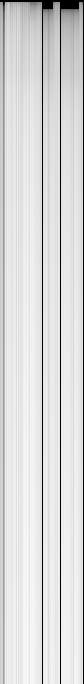
#> input picture tracks/model1.fits, 84 x 684 px, found by its file name; its folder holds only this picture in this run; the run also reads 1 picture not shown here
$ python mock-single.py tracks/model1.fits
#> lines starting #> are read from the running program, lines starting #| are printed output that depends on the picture
### kimf.py
from pylab import *

def kimf(mrange,mtot,slope0,slope1,slope2):
    a0 = 0.3
    a0 = slope0
    a1 = slope1
    a2 = slope2
    if a0==2:
     t0 = log(0.08)-log(0.01)
    if a0!=2:
     t0 = (0.08**(2-a0)-0.01**(2-a0))/(2-a0)
    if a1==2:
     t1 = log(0.5)-log(0.08)
    if a1!=2:
     t1 = (0.5**(2-a1)-0.08**(2-a1))/(2-a1)
    if a2==2:
     t2 = log(120)-log(0.5)
    if a2!=2:
     t2 = (120**(2-a2)-0.5**(2-a2))/(2-a2)
    coe = mtot/(t0+t1*0.08**(a1-a0)+t2*0.08**(a1-a0)*0.5**(a2-a1))
    dm = np.zeros(len(mrange))
    dm[0] = mrange[1]-mrange[0]
    dm[1:] = mrange[1:]-mrange[:-1]
    num = np.zeros((len(mrange)))
#    for i in range(len(mtot)):
    id0 = np.where((mrange<0.08)&(mrange>0.01))
    if len(id0[0])>0:
     num[id0] = coe*mrange[id0]**(-1*a0)*dm[id0]
    id1 = np.where((mrange>=0.08)&(mrange<0.5))
    if len(id1[0])>0:
     num[id1] = coe*0.08**(a1-a0)*mrange[id1]**(-1*a1)*dm[id1]
    id2 = np.where(mrange>=0.5)
    if len(id2[0])>0:
     num[id2] = coe*0.08**(a1-a0)*0.5**(a2-a1)*mrange[id2]**(-1*a2)*dm[id2]
    return num

### mock-single.py
'''
.. moduleauthor:: Jianhui Lian

General purpose:
................

The script to generate a mock catalog of stars for a given GCE model.
'''

from astropy.io import ascii
from pylab import *
from kimf import kimf
import sys
from astropy.io import fits

#read in GCE model track
filename = sys.argv[1]
file = fits.open('tracks/'+filename)
#> file = 3 items
model = file[1].data
abun = file[2].data
feh = abun[:,25]
mgh = abun[:,11]
sih = abun[:,13]
mgfe = mgh-feh
sife = sih-feh
dt = model['t'][1:]-model['t'][:-1]
#> dt = 683 values, max 0.02 at index 401, min 0.02 at index 115, mean 0.02

mass_lft = np.append(np.append(np.arange(180)*0.025+0.5,np.arange(30)*0.5+5),np.arange(21)*5+20)

#mass range of stars to be simulated
#caveat: this range might affect the sampling of stars
mvalid = mass_lft[(mass_lft>=0.5)&(mass_lft<40)]
lft = fits.getdata('yields/lifetime-cube-230313-lowm.fits')/1.e9
zgrid_yields = np.array([1.4e-5,2.e-5,5.e-5,1.e-4,3.e-4,1.e-3,2.e-3,3.e-3,6.e-3,8.e-3,1.e-2,1.4e-2,2.e-2])
zgrid = log10(zgrid_yields/0.014)

#probability distribution as a function of mass and age
pdf_ori = np.zeros((len(mvalid),len(model)))
#> pdf_ori: shape (214, 684) float64; every value is 0
for i in range(len(model)-1):
 numz = kimf(mvalid,10**model['sfr'][i]*dt[i]*1.e9,1.3,1.3,2.3)
 idz_lft = np.argmin(abs(feh[i]-zgrid))
 mlife = lft[:,idz_lft][(mass_lft>=0.5)&(mass_lft<40)]
 idy = (mlife >= (13.7-model['t'][i]))
 if (len(mlife[idy])>0):
  pdf_ori[idy,i] = numz[idy]
#> this loop made 683 passes
#> (coe in kimf, idz_lft) on passes 1 to 3: (0, 0), (70326.4, 0), (197659.8, 0)
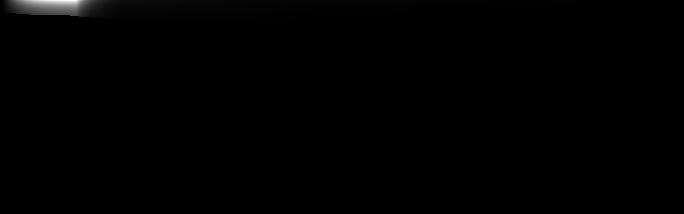
#> pdf_ori: shape (214, 684) float64; min 0, max 506870.8, mean 2264.1; drawn with min black and max white
pdf_ori = pdf_ori/np.sum(pdf_ori)

#probability distribution as a function of evolution time (i.e. age) after considering stellar evolution
pdf_age = np.sum(pdf_ori,axis=0)
pdf_age_norm = pdf_age/np.sum(pdf_age)


mocksz = 5000 #number of stars in the mock catalog

#mock catalog
mock = np.zeros((mocksz,),dtype=[('age',float),('mass',float),('fe/h',float),('mg/fe',float),('si/fe',float)])

#sampling age distribution according to the probability distribution
randices_age = np.random.choice(np.arange(len(model['t'])),mocksz,replace=True,p=pdf_age_norm)

#uncertainties applied to the mock properties
sigma_age = 0.2
sigma_feh = 0.02
sigma_mgfe = 0.03
sigma_sife = 0.03

#age of mock stars
ages = 13.7-model['t'][randices_age]
mock['age'] = ages*10**np.random.normal(0,sigma_age,len(mock))

#resampling stars with age older than the universe to ensure all stars younger than the Universe
idiv = np.where(mock['age']>13.7)
for i in range(len(idiv[0])):
 oldp = exp(-0.5*(log10(13.7-model['t'])-log10(ages[idiv[0]][i]))**2/sigma_age**2)
 oldp = oldp/sum(oldp)
 newage = model['t'][np.random.choice(np.arange(len(model['t'])),1,replace=True,p=oldp)]
 mock['age'][idiv[0][i]] = 13.7-newage[0]

#element abunances of mock stars
model_feh = feh
model_mgfe = mgfe
mock['fe/h'][:] = feh[randices_age]+np.random.normal(0,sigma_feh,len(mock))
mock['mg/fe'][:] = mgfe[randices_age]+np.random.normal(0,sigma_mgfe,len(mock))
mock['si/fe'][:] = sife[randices_age]+np.random.normal(0,sigma_sife,len(mock))

#mass of mock stars
birth_star = 13.7-mock['age']
for i in range(len(model)-1):
 idt = ((birth_star>=model['t'][i])&(birth_star<model['t'][i+1]))
 if len(birth_star[idt])>0:
  pdf_mass = pdf_ori[:,i]
  numz = kimf(mvalid,10**model['sfr'][i]*dt[i]*1.e9,1.3,1.3,2.3)
  idy = (mlife >= log10((13.7-model['t'][i])*1.e9))
  if (len(mlife[idy])>0):
   pdf_mass[idy] = numz[idy]
  if np.sum(pdf_mass)>0:
   pdf_mass = pdf_mass/np.sum(pdf_mass)
   mass = np.random.choice(mvalid,len(birth_star[idt]),replace=True,p=pdf_mass)
   mock['mass'][idt] = mass

#save the mock catalog
modelname = filename.split('fits')[0]
ascii.write(mock,'mocks/'+modelname+'txt',overwrite=1)
